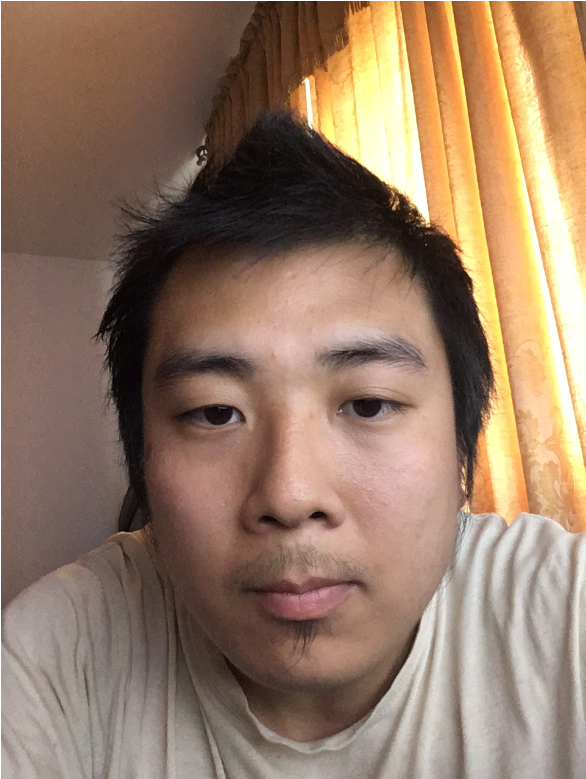
%> input picture ELEC498/2D Fourier Analysis/p1img.png, 586 x 779 px
$ octave q3b.m   (GNU Octave 9; MATLAB toolbox functions it lacks are replaced by stand-ins)
%> lines starting %> are read from the running program, lines starting %| are printed output that depends on the picture
%q3b
clear
clc
clf
%input
I1=imread('p1img.png');
%> I1 is the input picture: size 779x586x3 uint8; mean R, G, B 149.4, 122.5, 101.6
I1g=I1(:,:,2); %third parameter is r, g, or b ,=1, 2, 3. pick green (=2)
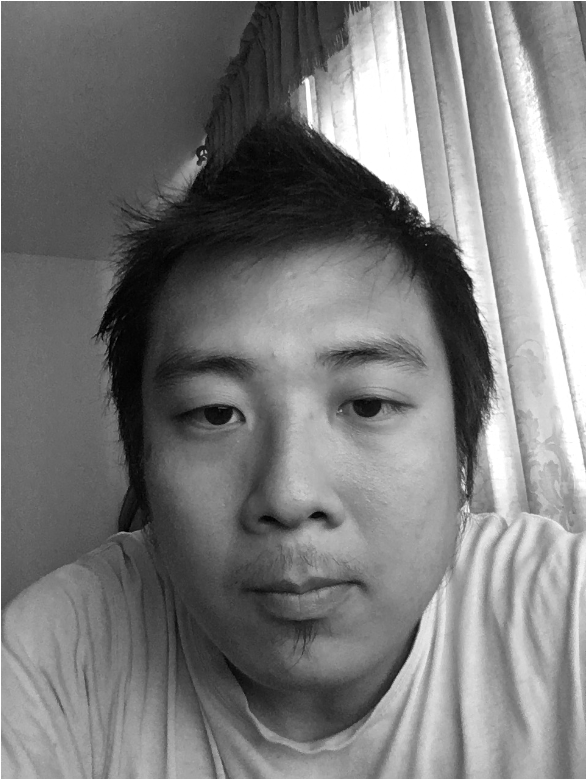
%> I1g: size 779x586 uint8; min 0, max 255, mean 122.5
I1gdub=im2double(I1g); %uint8 to double
x=I1gdub;

%filter config
%y=filter2(  );

%y = imgaussfilt(x); %gauss 1 default sigma=0.5
y=x;
y = imresize(y,0.5); %downscale 1
imshow(y);
saveas(gcf,'q3b_1.png');

%y = imgaussfilt(y); %gauss 2
y = imresize(y,0.5); %downscale 2
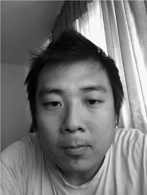
%> y: size 195x147 double; min 0.0131, max 1.03, mean 0.48; drawn with min black and max white
imshow(y);
saveas(gcf,'q3b_2.png');

%y = imgaussfilt(y); %gauss 3
y = imresize(y,0.5); %downscale 3
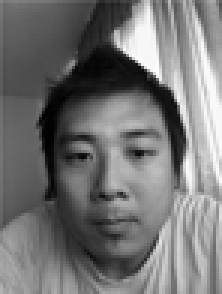
%> y: size 98x74 double (shown 3 times larger); min 0.0163, max 1.03, mean 0.48; drawn with min black and max white
imshow(y);
saveas(gcf,'q3b_3.png');

%y = imgaussfilt(y); %gauss 4
y = imresize(y,0.5); %downscale 4
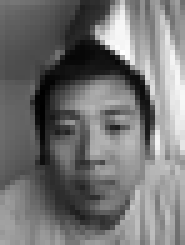
%> y: size 49x37 double (shown 5 times larger); min 0.0187, max 1.04, mean 0.48; drawn with min black and max white
imshow(y);
saveas(gcf,'q3b_4.png');
